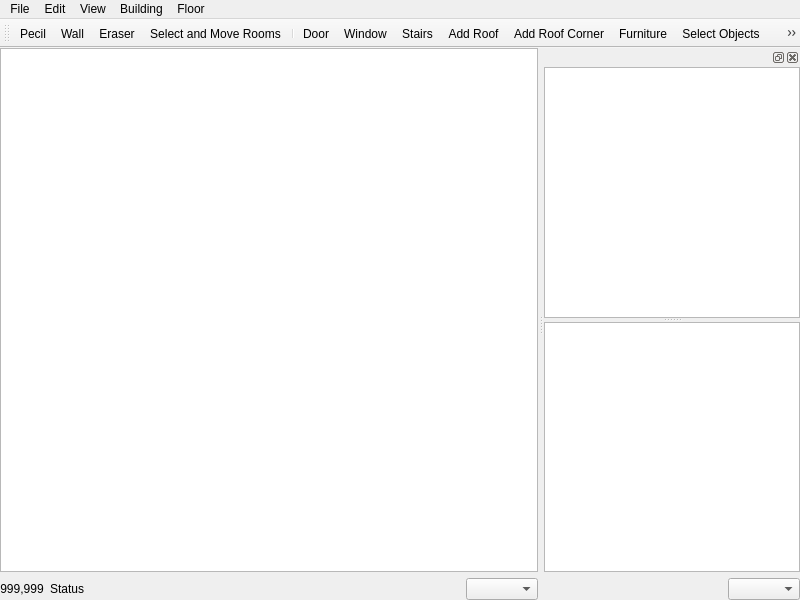
<?xml version="1.0" encoding="UTF-8"?>
<ui version="4.0">
 <class>BuildingEditorWindow</class>
 <widget class="QMainWindow" name="BuildingEditorWindow">
  <property name="geometry">
   <rect>
    <x>0</x>
    <y>0</y>
    <width>800</width>
    <height>600</height>
   </rect>
  </property>
  <property name="windowTitle">
   <string>Building Editor</string>
  </property>
  <widget class="QWidget" name="centralwidget">
   <layout class="QVBoxLayout" name="verticalLayout_2">
    <property name="margin">
     <number>0</number>
    </property>
    <item>
     <widget class="BuildingEditor::FloorView" name="floorView"/>
    </item>
    <item>
     <layout class="QHBoxLayout" name="statusBarLayout">
      <item>
       <widget class="QLabel" name="coordLabel">
        <property name="text">
         <string>999,999</string>
        </property>
        <property name="alignment">
         <set>Qt::AlignCenter</set>
        </property>
       </widget>
      </item>
      <item>
       <widget class="QLabel" name="statusLabel">
        <property name="text">
         <string>Status</string>
        </property>
       </widget>
      </item>
      <item>
       <spacer name="horizontalSpacer_2">
        <property name="orientation">
         <enum>Qt::Horizontal</enum>
        </property>
        <property name="sizeHint" stdset="0">
         <size>
          <width>40</width>
          <height>20</height>
         </size>
        </property>
       </spacer>
      </item>
      <item>
       <widget class="QComboBox" name="editorScaleComboBox"/>
      </item>
     </layout>
    </item>
   </layout>
  </widget>
  <widget class="QMenuBar" name="menubar">
   <property name="geometry">
    <rect>
     <x>0</x>
     <y>0</y>
     <width>800</width>
     <height>21</height>
    </rect>
   </property>
   <widget class="QMenu" name="menuFile">
    <property name="title">
     <string>File</string>
    </property>
    <addaction name="actionNewBuilding"/>
    <addaction name="actionOpen"/>
    <addaction name="actionSave"/>
    <addaction name="actionSaveAs"/>
    <addaction name="separator"/>
    <addaction name="actionExportTMX"/>
    <addaction name="separator"/>
    <addaction name="actionClose"/>
   </widget>
   <widget class="QMenu" name="menuEdit">
    <property name="title">
     <string>Edit</string>
    </property>
    <addaction name="actionPreferences"/>
   </widget>
   <widget class="QMenu" name="menuView">
    <property name="title">
     <string>View</string>
    </property>
    <addaction name="actionShowObjects"/>
    <addaction name="separator"/>
    <addaction name="actionZoomIn"/>
    <addaction name="actionZoomOut"/>
    <addaction name="actionNormalSize"/>
   </widget>
   <widget class="QMenu" name="menuBuilding">
    <property name="title">
     <string>Building</string>
    </property>
    <addaction name="actionResize"/>
    <addaction name="actionFlipHorizontal"/>
    <addaction name="actionFlipVertical"/>
    <addaction name="actionRotateRight"/>
    <addaction name="actionRotateLeft"/>
    <addaction name="separator"/>
    <addaction name="actionRooms"/>
    <addaction name="actionTemplates"/>
    <addaction name="actionTiles"/>
    <addaction name="separator"/>
    <addaction name="actionTemplateFromBuilding"/>
   </widget>
   <widget class="QMenu" name="menuFloor">
    <property name="title">
     <string>Floor</string>
    </property>
    <addaction name="actionInsertFloorAbove"/>
    <addaction name="actionInsertFloorBelow"/>
    <addaction name="actionRemoveFloor"/>
   </widget>
   <addaction name="menuFile"/>
   <addaction name="menuEdit"/>
   <addaction name="menuView"/>
   <addaction name="menuBuilding"/>
   <addaction name="menuFloor"/>
  </widget>
  <widget class="QToolBar" name="toolBar">
   <property name="windowTitle">
    <string>toolBar</string>
   </property>
   <attribute name="toolBarArea">
    <enum>TopToolBarArea</enum>
   </attribute>
   <attribute name="toolBarBreak">
    <bool>false</bool>
   </attribute>
   <addaction name="actionPecil"/>
   <addaction name="actionWall"/>
   <addaction name="actionEraser"/>
   <addaction name="actionSelectRooms"/>
   <addaction name="separator"/>
   <addaction name="actionDoor"/>
   <addaction name="actionWindow"/>
   <addaction name="actionStairs"/>
   <addaction name="actionRoof"/>
   <addaction name="actionRoofCorner"/>
   <addaction name="actionFurniture"/>
   <addaction name="actionSelectObject"/>
   <addaction name="actionRooms"/>
   <addaction name="actionUpLevel"/>
   <addaction name="actionDownLevel"/>
  </widget>
  <widget class="QDockWidget" name="dockWidget">
   <attribute name="dockWidgetArea">
    <number>2</number>
   </attribute>
   <widget class="QWidget" name="dockWidgetContents">
    <layout class="QVBoxLayout" name="verticalLayout">
     <property name="margin">
      <number>0</number>
     </property>
     <item>
      <widget class="QSplitter" name="categorySplitter">
       <property name="orientation">
        <enum>Qt::Vertical</enum>
       </property>
       <property name="childrenCollapsible">
        <bool>false</bool>
       </property>
       <widget class="QListWidget" name="categoryList">
        <property name="sizePolicy">
         <sizepolicy hsizetype="Expanding" vsizetype="Expanding">
          <horstretch>0</horstretch>
          <verstretch>0</verstretch>
         </sizepolicy>
        </property>
        <property name="baseSize">
         <size>
          <width>0</width>
          <height>128</height>
         </size>
        </property>
       </widget>
       <widget class="QStackedWidget" name="categoryStack">
        <widget class="QWidget" name="page">
         <layout class="QVBoxLayout" name="verticalLayout_3">
          <property name="margin">
           <number>0</number>
          </property>
          <item>
           <widget class="Tiled::Internal::MixedTilesetView" name="tilesetView"/>
          </item>
         </layout>
        </widget>
        <widget class="QWidget" name="page_2">
         <layout class="QVBoxLayout" name="verticalLayout_4">
          <property name="margin">
           <number>0</number>
          </property>
          <item>
           <widget class="BuildingEditor::FurnitureView" name="furnitureView"/>
          </item>
         </layout>
        </widget>
       </widget>
      </widget>
     </item>
     <item>
      <layout class="QHBoxLayout" name="horizontalLayout">
       <item>
        <spacer name="horizontalSpacer">
         <property name="orientation">
          <enum>Qt::Horizontal</enum>
         </property>
         <property name="sizeHint" stdset="0">
          <size>
           <width>40</width>
           <height>20</height>
          </size>
         </property>
        </spacer>
       </item>
       <item>
        <widget class="QComboBox" name="scaleComboBox">
         <property name="frame">
          <bool>true</bool>
         </property>
        </widget>
       </item>
      </layout>
     </item>
    </layout>
   </widget>
  </widget>
  <action name="actionClose">
   <property name="text">
    <string>Close</string>
   </property>
  </action>
  <action name="actionOpen">
   <property name="icon">
    <iconset resource="../tiled.qrc">
     <normaloff>:/images/16x16/document-open.png</normaloff>:/images/16x16/document-open.png</iconset>
   </property>
   <property name="text">
    <string>Open...</string>
   </property>
  </action>
  <action name="actionSave">
   <property name="icon">
    <iconset resource="../tiled.qrc">
     <normaloff>:/images/16x16/document-save.png</normaloff>:/images/16x16/document-save.png</iconset>
   </property>
   <property name="text">
    <string>Save</string>
   </property>
  </action>
  <action name="actionUndo">
   <property name="text">
    <string>Undo</string>
   </property>
  </action>
  <action name="actionRedo">
   <property name="text">
    <string>Redo</string>
   </property>
  </action>
  <action name="actionNewBuilding">
   <property name="icon">
    <iconset resource="../tiled.qrc">
     <normaloff>:/images/16x16/document-new.png</normaloff>:/images/16x16/document-new.png</iconset>
   </property>
   <property name="text">
    <string>New...</string>
   </property>
  </action>
  <action name="actionPecil">
   <property name="checkable">
    <bool>true</bool>
   </property>
   <property name="icon">
    <iconset resource="buildingeditor.qrc">
     <normaloff>:/BuildingEditor/icons/icon_pencil.png</normaloff>:/BuildingEditor/icons/icon_pencil.png</iconset>
   </property>
   <property name="text">
    <string>Pecil</string>
   </property>
   <property name="toolTip">
    <string>Draw Room</string>
   </property>
  </action>
  <action name="actionEraser">
   <property name="checkable">
    <bool>true</bool>
   </property>
   <property name="icon">
    <iconset resource="buildingeditor.qrc">
     <normaloff>:/BuildingEditor/icons/icon_eraser.png</normaloff>:/BuildingEditor/icons/icon_eraser.png</iconset>
   </property>
   <property name="text">
    <string>Eraser</string>
   </property>
   <property name="toolTip">
    <string>Erase Room</string>
   </property>
  </action>
  <action name="actionDoor">
   <property name="checkable">
    <bool>true</bool>
   </property>
   <property name="icon">
    <iconset resource="buildingeditor.qrc">
     <normaloff>:/BuildingEditor/icons/icon_door.png</normaloff>:/BuildingEditor/icons/icon_door.png</iconset>
   </property>
   <property name="text">
    <string>Door</string>
   </property>
   <property name="toolTip">
    <string>Place Door</string>
   </property>
  </action>
  <action name="actionWindow">
   <property name="checkable">
    <bool>true</bool>
   </property>
   <property name="icon">
    <iconset resource="buildingeditor.qrc">
     <normaloff>:/BuildingEditor/icons/icon_window.png</normaloff>:/BuildingEditor/icons/icon_window.png</iconset>
   </property>
   <property name="text">
    <string>Window</string>
   </property>
   <property name="toolTip">
    <string>Place Window</string>
   </property>
  </action>
  <action name="actionStairs">
   <property name="checkable">
    <bool>true</bool>
   </property>
   <property name="icon">
    <iconset resource="buildingeditor.qrc">
     <normaloff>:/BuildingEditor/icons/icon_stair.png</normaloff>:/BuildingEditor/icons/icon_stair.png</iconset>
   </property>
   <property name="text">
    <string>Stairs</string>
   </property>
   <property name="toolTip">
    <string>Place Stairs</string>
   </property>
  </action>
  <action name="actionUpLevel">
   <property name="icon">
    <iconset resource="buildingeditor.qrc">
     <normaloff>:/BuildingEditor/icons/icon_floorup.png</normaloff>:/BuildingEditor/icons/icon_floorup.png</iconset>
   </property>
   <property name="text">
    <string>Up One Level</string>
   </property>
  </action>
  <action name="actionDownLevel">
   <property name="icon">
    <iconset resource="buildingeditor.qrc">
     <normaloff>:/BuildingEditor/icons/icon_floordn.png</normaloff>:/BuildingEditor/icons/icon_floordn.png</iconset>
   </property>
   <property name="text">
    <string>Down One Level</string>
   </property>
  </action>
  <action name="actionSelectObject">
   <property name="checkable">
    <bool>true</bool>
   </property>
   <property name="icon">
    <iconset resource="../tiled.qrc">
     <normaloff>:/images/22x22/tool-select-objects.png</normaloff>:/images/22x22/tool-select-objects.png</iconset>
   </property>
   <property name="text">
    <string>Select Objects</string>
   </property>
   <property name="toolTip">
    <string>Select and Move Objects</string>
   </property>
  </action>
  <action name="actionExportTMX">
   <property name="text">
    <string>Export TMX...</string>
   </property>
  </action>
  <action name="actionZoomIn">
   <property name="icon">
    <iconset resource="../tiled.qrc">
     <normaloff>:/images/16x16/zoom-in.png</normaloff>:/images/16x16/zoom-in.png</iconset>
   </property>
   <property name="text">
    <string>Zoom In</string>
   </property>
  </action>
  <action name="actionZoomOut">
   <property name="icon">
    <iconset resource="../tiled.qrc">
     <normaloff>:/images/16x16/zoom-out.png</normaloff>:/images/16x16/zoom-out.png</iconset>
   </property>
   <property name="text">
    <string>Zoom Out</string>
   </property>
  </action>
  <action name="actionNormalSize">
   <property name="icon">
    <iconset resource="../tiled.qrc">
     <normaloff>:/images/16x16/zoom-original.png</normaloff>:/images/16x16/zoom-original.png</iconset>
   </property>
   <property name="text">
    <string>Normal Size</string>
   </property>
   <property name="shortcut">
    <string>Ctrl+0</string>
   </property>
  </action>
  <action name="actionPreferences">
   <property name="text">
    <string>Preferences...</string>
   </property>
  </action>
  <action name="actionSaveAs">
   <property name="icon">
    <iconset resource="../tiled.qrc">
     <normaloff>:/images/16x16/document-save-as.png</normaloff>:/images/16x16/document-save-as.png</iconset>
   </property>
   <property name="text">
    <string>Save As...</string>
   </property>
  </action>
  <action name="actionRooms">
   <property name="icon">
    <iconset resource="buildingeditor.qrc">
     <normaloff>:/BuildingEditor/icons/icon_rooms.png</normaloff>:/BuildingEditor/icons/icon_rooms.png</iconset>
   </property>
   <property name="text">
    <string>Rooms...</string>
   </property>
  </action>
  <action name="actionTemplates">
   <property name="text">
    <string>Templates...</string>
   </property>
  </action>
  <action name="actionTiles">
   <property name="text">
    <string>Tiles...</string>
   </property>
  </action>
  <action name="actionTemplateFromBuilding">
   <property name="text">
    <string>Template From Building...</string>
   </property>
  </action>
  <action name="actionRotateRight">
   <property name="icon">
    <iconset resource="buildingeditor.qrc">
     <normaloff>:/BuildingEditor/icons/icon_rotate_right.png</normaloff>:/BuildingEditor/icons/icon_rotate_right.png</iconset>
   </property>
   <property name="text">
    <string>Rotate Right</string>
   </property>
  </action>
  <action name="actionRotateLeft">
   <property name="icon">
    <iconset resource="buildingeditor.qrc">
     <normaloff>:/BuildingEditor/icons/icon_rotate_left.png</normaloff>:/BuildingEditor/icons/icon_rotate_left.png</iconset>
   </property>
   <property name="text">
    <string>Rotate Left</string>
   </property>
  </action>
  <action name="actionResize">
   <property name="icon">
    <iconset resource="buildingeditor.qrc">
     <normaloff>:/BuildingEditor/icons/icon_resize.png</normaloff>:/BuildingEditor/icons/icon_resize.png</iconset>
   </property>
   <property name="text">
    <string>Resize Building...</string>
   </property>
  </action>
  <action name="actionFlipHorizontal">
   <property name="icon">
    <iconset resource="buildingeditor.qrc">
     <normaloff>:/BuildingEditor/icons/icon_flip_horizontal.png</normaloff>:/BuildingEditor/icons/icon_flip_horizontal.png</iconset>
   </property>
   <property name="text">
    <string>Flip Horizontal</string>
   </property>
  </action>
  <action name="actionFlipVertical">
   <property name="icon">
    <iconset resource="buildingeditor.qrc">
     <normaloff>:/BuildingEditor/icons/icon_flip_vertical.png</normaloff>:/BuildingEditor/icons/icon_flip_vertical.png</iconset>
   </property>
   <property name="text">
    <string>Flip Vertical</string>
   </property>
  </action>
  <action name="actionFurniture">
   <property name="checkable">
    <bool>true</bool>
   </property>
   <property name="icon">
    <iconset resource="buildingeditor.qrc">
     <normaloff>:/BuildingEditor/icons/icon_furniture.png</normaloff>:/BuildingEditor/icons/icon_furniture.png</iconset>
   </property>
   <property name="text">
    <string>Furniture</string>
   </property>
   <property name="toolTip">
    <string>Place Furniture</string>
   </property>
  </action>
  <action name="actionRoof">
   <property name="checkable">
    <bool>true</bool>
   </property>
   <property name="icon">
    <iconset resource="buildingeditor.qrc">
     <normaloff>:/BuildingEditor/icons/icon_roof_peakNS.png</normaloff>:/BuildingEditor/icons/icon_roof_peakNS.png</iconset>
   </property>
   <property name="text">
    <string>Add Roof</string>
   </property>
   <property name="toolTip">
    <string>Place Roof</string>
   </property>
  </action>
  <action name="actionInsertFloorAbove">
   <property name="text">
    <string>Add Floor Above</string>
   </property>
   <property name="toolTip">
    <string>Add a new floor above the current one</string>
   </property>
  </action>
  <action name="actionInsertFloorBelow">
   <property name="text">
    <string>Add Floor Below</string>
   </property>
   <property name="toolTip">
    <string>Add a new floor below the current one</string>
   </property>
  </action>
  <action name="actionRemoveFloor">
   <property name="icon">
    <iconset resource="../tiled.qrc">
     <normaloff>:/images/16x16/edit-delete.png</normaloff>:/images/16x16/edit-delete.png</iconset>
   </property>
   <property name="text">
    <string>Remove Current Floor</string>
   </property>
   <property name="toolTip">
    <string>Remove the current floor</string>
   </property>
  </action>
  <action name="actionSelectRooms">
   <property name="checkable">
    <bool>true</bool>
   </property>
   <property name="icon">
    <iconset resource="../tiled.qrc">
     <normaloff>:/images/22x22/stock-tool-rect-select.png</normaloff>:/images/22x22/stock-tool-rect-select.png</iconset>
   </property>
   <property name="text">
    <string>Select and Move Rooms</string>
   </property>
   <property name="toolTip">
    <string>Select and Move Rooms</string>
   </property>
  </action>
  <action name="actionRoofCorner">
   <property name="checkable">
    <bool>true</bool>
   </property>
   <property name="icon">
    <iconset resource="buildingeditor.qrc">
     <normaloff>:/BuildingEditor/icons/icon_corner_innerNW.png</normaloff>:/BuildingEditor/icons/icon_corner_innerNW.png</iconset>
   </property>
   <property name="text">
    <string>Add Roof Corner</string>
   </property>
   <property name="toolTip">
    <string>Place Roof Corner</string>
   </property>
  </action>
  <action name="actionShowObjects">
   <property name="checkable">
    <bool>true</bool>
   </property>
   <property name="text">
    <string>Show Objects</string>
   </property>
  </action>
  <action name="actionWall">
   <property name="checkable">
    <bool>true</bool>
   </property>
   <property name="icon">
    <iconset resource="buildingeditor.qrc">
     <normaloff>:/BuildingEditor/icons/icon_wall.png</normaloff>:/BuildingEditor/icons/icon_wall.png</iconset>
   </property>
   <property name="text">
    <string>Wall</string>
   </property>
   <property name="toolTip">
    <string>Place Wall</string>
   </property>
  </action>
 </widget>
 <customwidgets>
  <customwidget>
   <class>Tiled::Internal::MixedTilesetView</class>
   <extends>QTableWidget</extends>
   <header>BuildingEditor/mixedtilesetview.h</header>
  </customwidget>
  <customwidget>
   <class>BuildingEditor::FurnitureView</class>
   <extends>QTableWidget</extends>
   <header>BuildingEditor/furnitureview.h</header>
  </customwidget>
  <customwidget>
   <class>BuildingEditor::FloorView</class>
   <extends>QGraphicsView</extends>
   <header>BuildingEditor/FloorEditor.h</header>
  </customwidget>
 </customwidgets>
 <resources>
  <include location="../tiled.qrc"/>
  <include location="buildingeditor.qrc"/>
 </resources>
 <connections/>
</ui>
